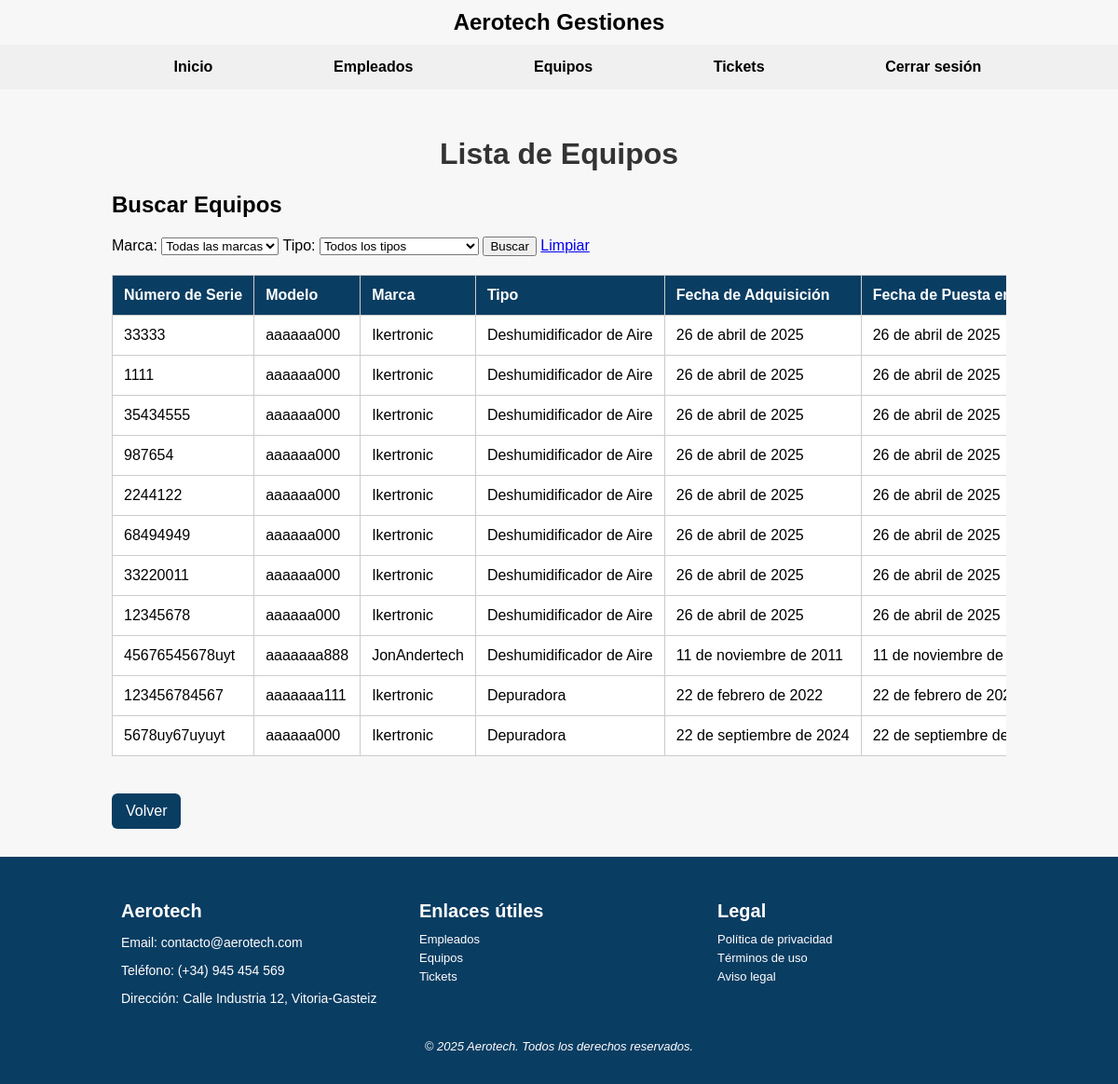
The app's page /Aerotech/equipos/ (signed in) with its own data.
### Aerotech/models.py (models this page shows, shortened)
class Equipo(models.Model):
    MODELOS = [
        ('aaaaaa000', 'aaaaaa000'),
        ('aaaaaaa111', 'aaaaaaa111'),
        ('aaaaaaa999', 'aaaaaaa999'),
        ('aaaaaaa888', 'aaaaaaa888'),
    ]
    MARCAS = [
        ('Ikertronic', 'Ikertronic'),
        ('JonAndertech', 'JonAndertech'),
    ]
    TIPOS = [
        ('Deshumidificador de Aire', 'Deshumidificador de Aire'),
        ('Depuradora', 'Depuradora'),
        ('Aire Acondicionado', 'Aire Acondicionado'),
    ]
    numero_serie = models.CharField(max_length=100, unique=True)
    modelo = models.CharField(max_length=50, choices=MODELOS)
    marca = models.CharField(max_length=50, choices=MARCAS)
    tipo = models.CharField(max_length=50, choices=TIPOS)
    fecha_adquisicion = models.DateField()
    fecha_puesta_marcha = models.DateField()
    planta = models.CharField(max_length=100)
    proveedores = models.ManyToManyField(Proveedor, related_name='proveedores')
    empleados = models.ManyToManyField(Empleado, related_name="equipos_asignados")

### Aerotech/views.py (the view)
# urls.py: path('equipos/', views.ListaEquipos.as_view(), name='lista-equipos'),
class ListaEquipos(ListView):
    model = Equipo
    template_name = 'lista_equipos.html'
    context_object_name = 'equipos'
    def get_queryset(self):
        queryset = super().get_queryset()
        marca = self.request.GET.get('marca')
        tipo = self.request.GET.get('tipo')
        if marca:
            queryset = queryset.filter(marca=marca)
        if tipo:
            queryset = queryset.filter(tipo=tipo)
        return queryset
    def dispatch(self, request, *args, **kwargs):  # Prueba para el logger y protección de navegación
        if "empleado_id" not in request.session:
            return redirect("login-empleado")
        return super().dispatch(request, *args, **kwargs)
    def get_context_data(self, **kwargs):
        context = super().get_context_data(**kwargs)
        context['marcas'] = Equipo.objects.values_list('marca', flat=True).distinct()
        context['tipos'] = Equipo.objects.values_list('tipo', flat=True).distinct()
        return context

### Aerotech/templates/lista_equipos.html (shortened to what this page needs)
{% extends 'base.html' %}
{% block content %}
<h1>Lista de Equipos</h1>
<h2>Buscar Equipos</h2>
<form method="get" class="mb-3">
  <label>Marca:</label>
  <select name="marca">
    <option value="">Todas las marcas</option>
  </select>
  <label>Tipo:</label>
  <select name="tipo">
    <option value="">Todos los tipos</option>
  </select>
  <button type="submit">Buscar</button>
  <a href="{% url 'lista-equipos' %}">Limpiar</a>
</form>
<div class="lista_informacion">
  <table>
    <thead>
      <tr>
        <th>Número de Serie</th>
        <th>Modelo</th>
        <th>Marca</th>
        <th>Tipo</th>
        <th>Fecha de Adquisición</th>
        <th>Fecha de Puesta en Marcha</th>
      </tr>
    </thead>
    <tbody>
      {% for equipo in equipos %}
      <tr>
        <td>{{ equipo.numero_serie }}</td>
        <td>{{ equipo.modelo }}</td>
        <td>{{ equipo.marca }}</td>
        <td>{{ equipo.tipo }}</td>
        <td>{{ equipo.fecha_adquisicion }}</td>
        <td>{{ equipo.fecha_puesta_marcha }}</td>
      </tr>
      {% empty %}
      <tr>
        <td colspan="10">No se encontraron equipos con esos filtros.</td>
      </tr>
      {% endfor %}
    </tbody>
  </table>
</div>
  <a class="btn" href="{% url 'home' %}">Volver</a>
{% endblock %}

### static/css/estilos.css (style rules this page uses)
html, body { height: 100%; padding: 0; display: flex; flex-direction: column; font-family: Arial, sans-serif; margin: 0px; background-color: #f7f7f7; }
h1 { color: #333; text-align: center; }
.lista_informacion { overflow-x: auto; margin: 0 auto; max-width: 100%; }
table { min-width: 800px; margin: 20px auto; border-collapse: collapse; background-color: white; }
th, td { border: 1px solid #ccc; padding: 12px; text-align: left; white-space: nowrap; }
th { background-color: #0a3d62; color: white; }
.btn { display: inline-block; margin-top: 20px; padding: 10px 15px; background-color: #0a3d62; color: white; text-decoration: none; border-radius: 6px; transition: background-color 0.3s ease; }

### records on screen
Equipo: numero_serie "33333", modelo "aaaaaa000", marca "Ikertronic", tipo "Deshumidificador de Aire", fecha_adquisicion "26 de abril de 2025", fecha_puesta_marcha "26 de abril de 2025"
Equipo: numero_serie "1111", modelo "aaaaaa000", marca "Ikertronic", tipo "Deshumidificador de Aire", fecha_adquisicion "26 de abril de 2025", fecha_puesta_marcha "26 de abril de 2025"
Equipo: numero_serie "35434555", modelo "aaaaaa000", marca "Ikertronic", tipo "Deshumidificador de Aire", fecha_adquisicion "26 de abril de 2025", fecha_puesta_marcha "26 de abril de 2025"
Equipo: numero_serie "987654", modelo "aaaaaa000", marca "Ikertronic", tipo "Deshumidificador de Aire", fecha_adquisicion "26 de abril de 2025", fecha_puesta_marcha "26 de abril de 2025"
Equipo: numero_serie "2244122", modelo "aaaaaa000", marca "Ikertronic", tipo "Deshumidificador de Aire", fecha_adquisicion "26 de abril de 2025", fecha_puesta_marcha "26 de abril de 2025"
Equipo: numero_serie "68494949", modelo "aaaaaa000", marca "Ikertronic", tipo "Deshumidificador de Aire", fecha_adquisicion "26 de abril de 2025", fecha_puesta_marcha "26 de abril de 2025"
Equipo: numero_serie "33220011", modelo "aaaaaa000", marca "Ikertronic", tipo "Deshumidificador de Aire", fecha_adquisicion "26 de abril de 2025", fecha_puesta_marcha "26 de abril de 2025"
Equipo: numero_serie "12345678", modelo "aaaaaa000", marca "Ikertronic", tipo "Deshumidificador de Aire", fecha_adquisicion "26 de abril de 2025", fecha_puesta_marcha "26 de abril de 2025"
Equipo: numero_serie "45676545678uyt", modelo "aaaaaaa888", marca "JonAndertech", tipo "Deshumidificador de Aire", fecha_adquisicion "11 de noviembre de 2011", fecha_puesta_marcha "11 de noviembre de…"
Equipo: numero_serie "123456784567", modelo "aaaaaaa111", marca "Ikertronic", tipo "Depuradora", fecha_adquisicion "22 de febrero de 2022", fecha_puesta_marcha "22 de febrero de…"
Equipo: numero_serie "5678uy67uyuyt", modelo "aaaaaa000", marca "Ikertronic", tipo "Depuradora", fecha_adquisicion "22 de septiembre de 2024", fecha_puesta_marcha "22 de septiembre…"
